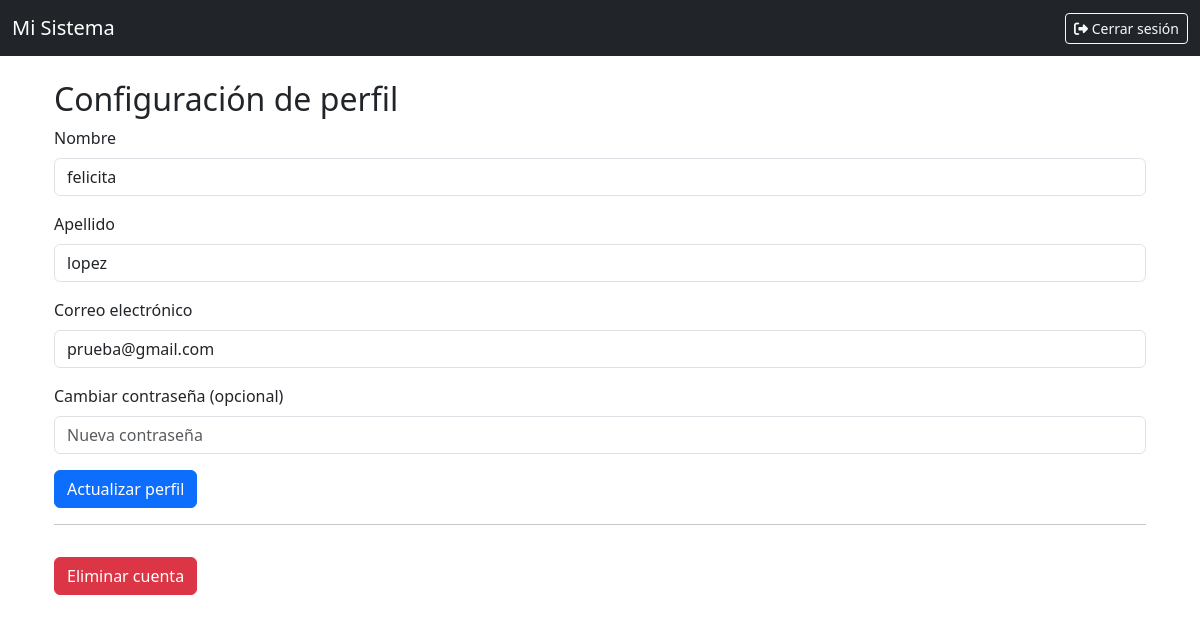
Screenshot of /index.php?action=perfilUsuario (signed in) with the database file from the repository.
### tables this page shows
CREATE TABLE `usuarios` (
  `id_usuario` int NOT NULL,
  `email` varchar(255) DEFAULT NULL,
  `contraseña` varchar(255) DEFAULT NULL,
  `fecha_alta` date DEFAULT NULL,
  `id_persona` int DEFAULT NULL,
  `estado` tinyint(1) DEFAULT '1',
  `id_rol` int NOT NULL DEFAULT '2'
);

CREATE TABLE `persona` (
  `id_persona` int NOT NULL,
  `dni` int DEFAULT NULL,
  `nombre` varchar(255) DEFAULT NULL,
  `apellido` varchar(255) DEFAULT NULL,
  `fecha_nacimiento` date DEFAULT NULL,
  `estado` tinyint(1) DEFAULT '1'
);

### controllers/AuthController.php (called while the page is built, shortened)
<?php
require_once __DIR__ . '/../model/UsuarioModel.php';
require_once __DIR__ . '/../config/database.php';
class AuthController {
    public static function mostrarPerfil() {
        $idUsuario = $_SESSION['user_id'];
        $model = new UsuarioModel();
        $usuario = $model->obtenerPorId($idUsuario);
        include __DIR__ . '/../views/perfil_usuario.php';
    }
}

### config/database.php (called while the page is built)
<?php
$host = 'mysql-db';
$db   = 'sistema_cursos';
$user = 'admin';
$pass = 'admin123';
$charset = 'utf8mb4';
$dsn = "mysql:host=$host;dbname=$db;charset=$charset";
$options = [
    PDO::ATTR_ERRMODE            => PDO::ERRMODE_EXCEPTION,
    PDO::ATTR_DEFAULT_FETCH_MODE => PDO::FETCH_ASSOC,
];
try {
    $pdo = new PDO($dsn, $user, $pass, $options);
} catch (\PDOException $e) {
    die('Error de conexión: ' . $e->getMessage());
}
function getPDO() {
    global $pdo;
    return $pdo;
}

### model/UsuarioModel.php (called while the page is built, shortened)
<?php
class UsuarioModel {
    private $pdo;
    public function __construct() {
        $this->pdo = getPDO();
    }
    public function obtenerPorId($id_usuario) {
        $stmt = $this->pdo->prepare( "
            SELECT u.id_usuario, u.email, p.nombre, p.apellido, p.fecha_nacimiento
            FROM usuarios u
            JOIN persona p ON u.id_persona = p.id_persona
            WHERE u.id_usuario = ?
        ");
        $stmt->execute([$id_usuario]);
        return $stmt->fetch(PDO::FETCH_ASSOC);
    }
}

### views/perfil_usuario.php (the view, shortened to what this page needs)
<?php include '../include/header.php'; ?>
<div class="container mt-4">
    <h2>Configuración de perfil</h2>
    <form method="POST" action="index.php?action=actualizarPerfil">
        <div class="mb-3">
            <label for="nombre" class="form-label">Nombre</label>
            <input type="text" name="nombre" id="nombre" value="<?= htmlspecialchars($usuario['nombre']) ?>" class="form-control" required>
        </div>
        <div class="mb-3">
            <label for="nombre" class="form-label">Apellido</label>
            <input type="text" name="apellido" id="apellido" value="<?= htmlspecialchars($usuario['apellido']) ?>" class="form-control" required>
        </div>
        <div class="mb-3">
            <label for="email" class="form-label">Correo electrónico</label>
            <input type="email" name="email" id="email" value="<?= htmlspecialchars($usuario['email']) ?>" class="form-control" required>
        </div>
        <div class="mb-3">
            <label for="password" class="form-label">Cambiar contraseña (opcional)</label>
            <input type="password" name="password" id="contraseña" class="form-control" placeholder="Nueva contraseña">
        </div>
        <button type="submit" class="btn btn-primary">Actualizar perfil</button>
    </form>
    <hr>
    <a href="index.php?action=eliminarCuenta" class="btn btn-danger mt-3">Eliminar cuenta</a>
</div>
<?php include '../include/footer.php'; ?>

### rows the page displays
usuarios: nombre "felicita", apellido "lopez", email "prueba@gmail.com"
